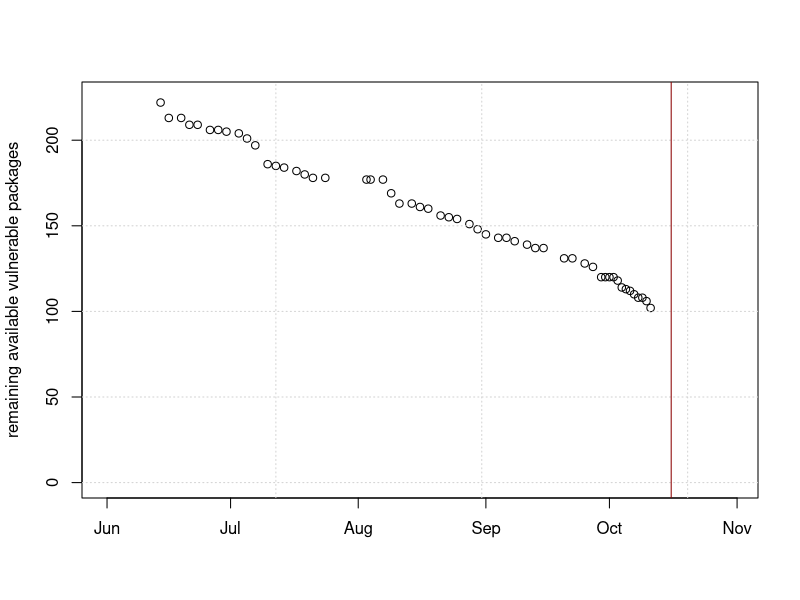

Recreate this plot in R.
## ---- chunk 1
knitr::opts_chunk$set(echo = TRUE, paged.print=FALSE)
## ---- chunk 2
cl <- read.csv("../watchlist_output/count_series.csv")
plot(I(watchlist_length-unavailable) ~ I(as.Date(date)), cl, ylim=c(0, 225), xlim=as.Date(c("2023-06-01", "2023-10-31")), xlab="",
    ylab="remaining available vulnerable packages")
grid()
abline(v=as.Date("2023-10-16"), col="red4")
